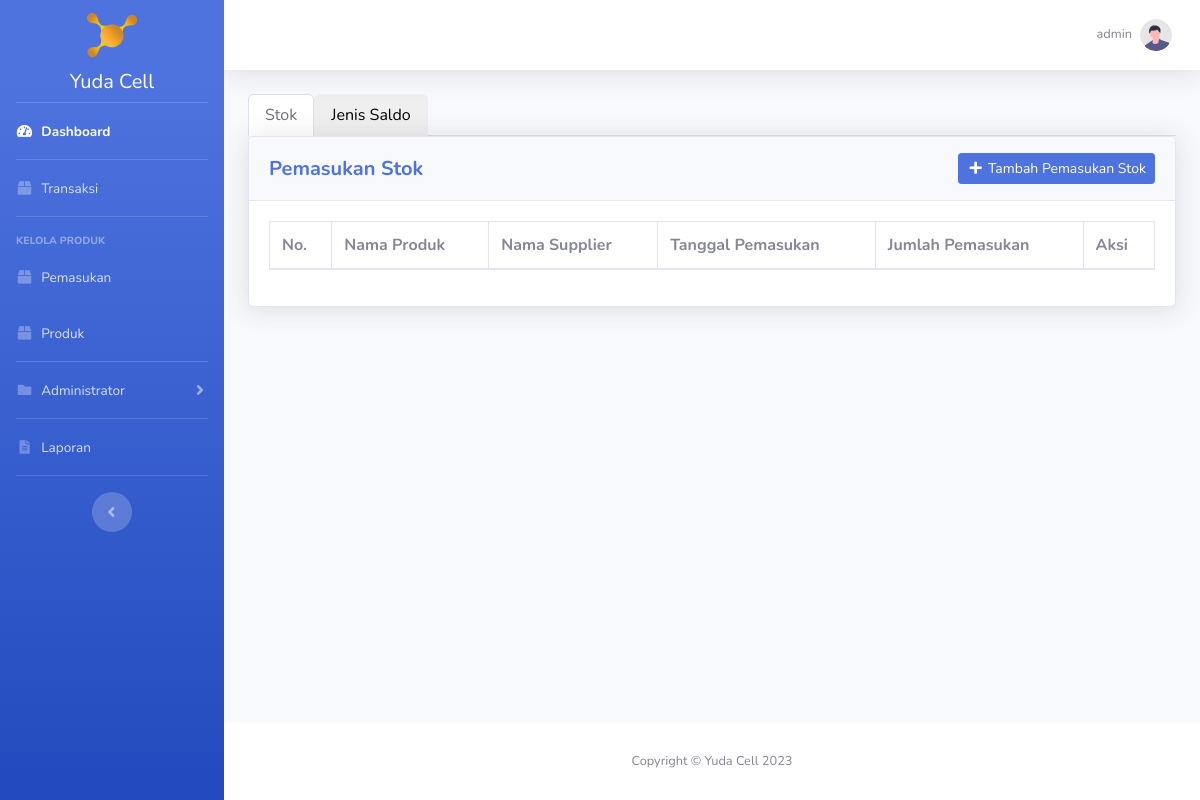
The page /pemasukan/index.php?stok (signed in) on the database as committed earlier.
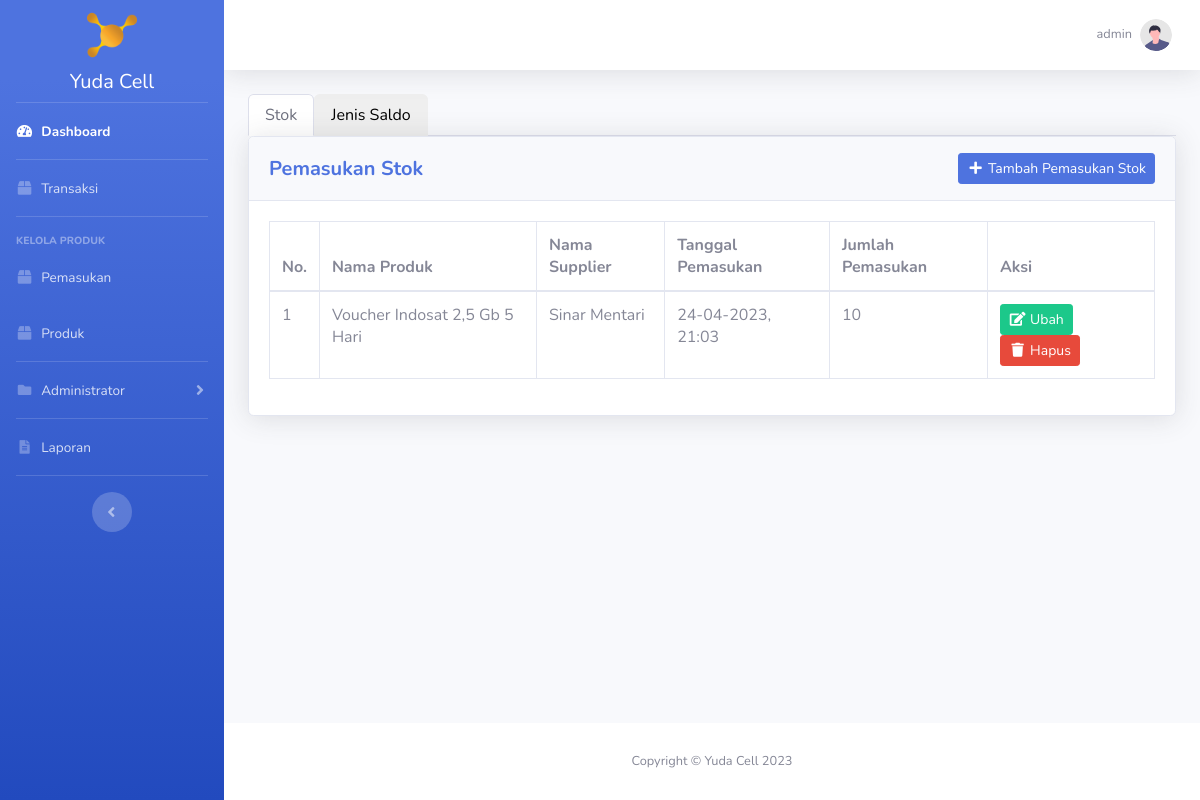
The same page on the database as committed later.
### tables this page shows
CREATE TABLE `pemasukan` (
  `id_pemasukan` int(11) NOT NULL,
  `id_produk` int(11) DEFAULT NULL,
  `id_jenis_saldo` int(11) DEFAULT NULL,
  `id_supplier` int(11) NOT NULL,
  `tanggal_pemasukan` datetime NOT NULL,
  `jumlah` int(11) NOT NULL
);

CREATE TABLE `produk` (
  `id_produk` int(11) NOT NULL,
  `nama_produk` varchar(50) NOT NULL,
  `harga_beli` int(11) NOT NULL,
  `harga_jual` int(11) NOT NULL,
  `stok` int(11) DEFAULT NULL,
  `id_jenis_saldo` int(11) DEFAULT NULL
);

CREATE TABLE `supplier` (
  `id_supplier` int(11) NOT NULL,
  `nama_supplier` varchar(50) NOT NULL,
  `alamat_supplier` text NOT NULL,
  `no_telp_supplier` varchar(20) NOT NULL
);

### pemasukan/index.php (the view, shortened to what the changed rows need)
<?php
require_once '../koneksi.php';
$pemasukan_stok = mysqli_query($koneksi, "SELECT * FROM pemasukan INNER JOIN produk ON pemasukan.id_produk = produk.id_produk INNER JOIN supplier ON pemasukan.id_supplier = supplier.id_supplier ORDER BY tanggal_pemasukan DESC");
$id_user = htmlspecialchars($_SESSION['id_user']);
$data_profile = mysqli_fetch_assoc(mysqli_query($koneksi, "SELECT * FROM user WHERE id_user = '$id_user'"));
?>
<!DOCTYPE html>
<html lang="en">
<head>
    <?php include_once '../include/head.php'; ?>
</head>
<body id="page-top">
    <div id="wrapper">
        <div id="content-wrapper" class="d-flex flex-column">
            <div id="content">
                <div class="container-fluid">
                    <div class="tab-content" id="nav-tabContent">
                      <div class="tab-pane fade show <?= (isset($_GET['stok'])) ? 'active' : ''; ?>" id="nav-stok" role="tabpanel" aria-labelledby="nav-stok-tab">
                        <div class="card shadow mb-4">
                            <div class="card-body">
                                <div class="table-responsive">
                                    <table class="table table-bordered" id="dataTable" width="100%" cellspacing="0">
                                        <thead>
                                            <tr>
                                                <th>No.</th>
                                                <th>Nama Produk</th>
                                                <th>Nama Supplier</th>
                                                <th>Tanggal Pemasukan</th>
                                                <th>Jumlah Pemasukan</th>
                                                <?php if ($data_profile['hak_akses'] == 'administrator'): ?>
                                                    <th>Aksi</th>
                                                <?php endif ?>
                                            </tr>
                                        </thead>
                                        <tbody>
                                            <?php $i = 1; ?>
                                            <?php foreach ($pemasukan_stok as $dps): ?>
                                                <tr>
                                                    <td><?= $i++; ?></td>
                                                    <td><?= $dps['nama_produk']; ?></td>
                                                    <td><?= $dps['nama_supplier']; ?></td>
                                                    <td><?= date("d-m-Y, H:i", strtotime($dps['tanggal_pemasukan'])); ?></td>
                                                    <td><?= $dps['jumlah']; ?></td>
                                                    <?php if ($data_profile['hak_akses'] == 'administrator'): ?>
                                                        <td>
                                                            <a class="btn btn-sm btn-success" href="ubah_pemasukan_stok.php?id_pemasukan=<?= $dps['id_pemasukan']; ?>"><i class="fas fa-fw fa-edit"></i> Ubah</a>
                                                            <a class="btn btn-sm btn-danger btn-delete" data-nama="Produk <?= $dps['nama_produk']; ?> akan terhapus!" href="hapus_pemasukan.php?id_pemasukan=<?= $dps['id_pemasukan']; ?>&type=stok"><i class="fas fa-fw fa-trash"></i> Hapus</a>
                                                        </td>
                                                    <?php endif ?>
                                                </tr>
                                            <?php endforeach ?>
                                        </tbody>
                                    </table>
                                </div>
                            </div>
                        </div>
                      </div>
                    </div>
				</div>
            </div>
        </div>
    </div>
</body>
</html>

Rows that differ between the two databases and show on the page:
added pemasukan: id_produk.nama_produk "Voucher Indosat 2,5 Gb 5 Hari", id_supplier.nama_supplier "Sinar Mentari", tanggal_pemasukan "24-04-2023, 21:03", jumlah "10"
